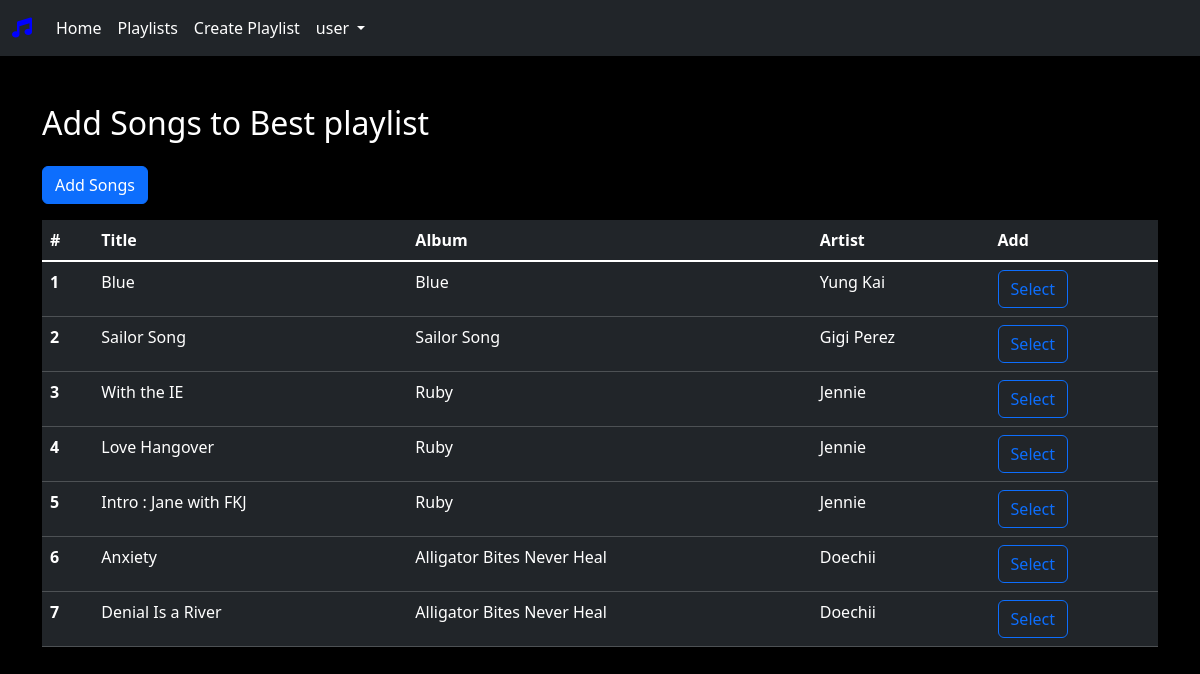
The app's page /playlist/2/add-songs/ (signed in) with its own data.
### musicbox/models.py (models this page shows, shortened)
class Playlist(models.Model):
    name = models.CharField(max_length=100)
    user_object = models.ForeignKey(
        User, on_delete=models.CASCADE, related_name="playlists"
    )
    created_date = models.DateTimeField(auto_now_add=True)
    updated_date = models.DateTimeField(auto_now=True)
    VISIBILITY_OPTIONS = (
        ("private", "Private"),
        ("public", "Public"),
    )
    visibility = models.CharField(
        max_length=50, choices=VISIBILITY_OPTIONS, default="private"
    )
    songtrack_objects = models.ManyToManyField(SongTrack)
    cover_image = models.ImageField(upload_to="playlistcovers", blank=True, null=True)
    description = models.TextField(blank=True, null=True)
    play_count = models.PositiveIntegerField(default=0)

class SongTrack(models.Model):
    title = models.CharField(max_length=100)
    artist_object = models.ForeignKey(
        Artist, on_delete=models.CASCADE, related_name="tracks_artist"
    )
    album_object = models.ForeignKey(
        Album,
        on_delete=models.CASCADE,
        related_name="tracks_album",
        blank=True,
        null=True,
    )
    duration = models.DurationField()
    release_date = models.DateField()
    genre_objects = models.ManyToManyField(Genre)
    audio_file = models.FileField(upload_to="songtracks", blank=False, null=False)
    is_single = models.BooleanField(default=False)
    cover_photo = models.ImageField(upload_to="singlescover", blank=True, null=True)

class Album(models.Model):
    title = models.CharField(max_length=100)
    artist_object = models.ForeignKey(
        Artist, on_delete=models.CASCADE, related_name="albums"
    )
    release_date = models.DateField()
    cover_photo = models.ImageField(upload_to="albumcovers", null=True, blank=True)

class Artist(models.Model):
    name = models.CharField(max_length=100, unique=True)
    bio = models.TextField(blank=True, null=True)

### musicbox/views.py (the view, shortened to what this page needs)
class PlaylistAddSongsView(LoginRequiredMixin, View):
    login_url = "signin"
    redirect_field_name = "redirect_to"
    template_name = "add-songs-playlist.html"
    form_class = AddSongToPlaylistForm
    def get(self, request, *args, **kwargs):
        playlist_id = kwargs.get("pk")
        playlist = get_object_or_404(Playlist, id=playlist_id, user_object=request.user)
        form_instance = self.form_class(playlist=playlist)
        return render(
            request, self.template_name, {"form": form_instance, "playlist": playlist}
        )

### musicbox/templates/add-songs-playlist.html (shortened to what this page needs)
{% extends 'base.html' %}
{% block head_block %}
{% load static %}
{% endblock %}
{% block main_block%}
{% load static %}
<div class="container mt-5">
    <h2 class="text-white mb-4">Add Songs to {{playlist.name}} playlist</h2>
    <form action="" method="post">
        <div class="">
            <button type="submit" class="btn btn-primary mb-3">Add Songs</button>
        </div>
        <div class="table-responsive">
            <table class="table table-dark table-hover">
                <thead>
                    <tr>
                        <th>#</th>
                        <th>Title</th>
                        <th>Album</th>
                        <th>Artist</th>
                        <th>Add</th>
                    </tr>
                </thead>
                <tbody class="table-group-divider">
                    {% for song in form.songs.field.queryset %}
                    <tr>
                        <th scope="row">{{ forloop.counter }}</th>
                        <td>{{song.title}}</td>
                        <td>{{song.album_object.title}}</td>
                        <td>{{song.artist_object.name}}</td>
                        <td>
                            <button type="button" class="btn btn-outline-primary song-select-btn"
                                data-song-id="{{song.id}}">Select</button>
                        </td>
                    </tr>
                    {% endfor %}
                </tbody>
            </table>
        </div>
    </form>
</div>
{% endblock %}

### records on screen
Playlist: name "Best"
SongTrack: title "Blue", album_object "Blue", artist_object.name "Yung Kai"
SongTrack: title "Sailor Song", album_object "Sailor Song", artist_object.name "Gigi Perez"
SongTrack: title "With the IE", album_object "Ruby", artist_object.name "Jennie"
SongTrack: title "Love Hangover", album_object "Ruby", artist_object.name "Jennie"
SongTrack: title "Intro : Jane with FKJ", album_object "Ruby", artist_object.name "Jennie"
SongTrack: title "Anxiety", album_object "Alligator Bites Never Heal", artist_object.name "Doechii"
SongTrack: title "Denial Is a River", album_object "Alligator Bites Never Heal", artist_object.name "Doechii"
